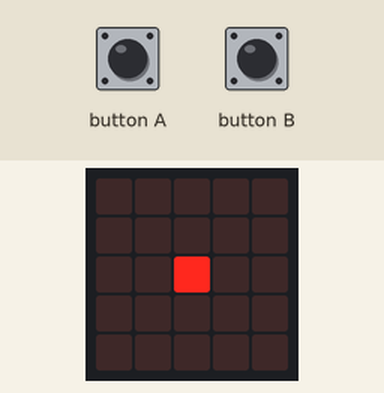
Simulated run of this program. Board: BBC micro:bit (MakeCode). Parts: the board's 5×5 LED display. The test bench sets the inputs (shaded band).

Above: at 1.2 s.
1.3 s: button A pressed for 0.15 s
At 2.6 s:
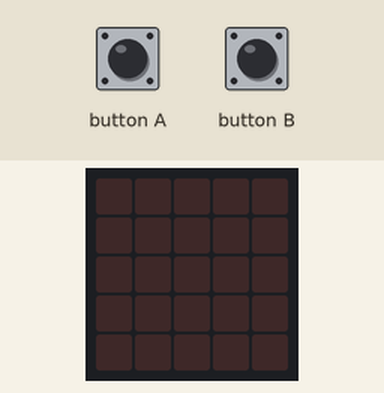
2.9 s: button B pressed for 0.15 s
At 4.0 s:
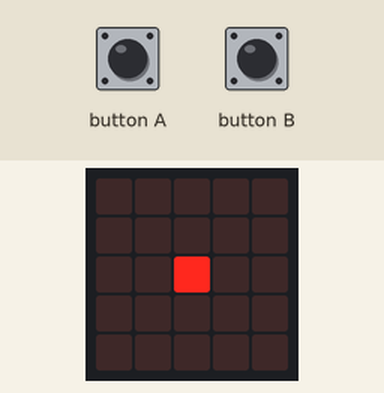
Timing chart, 0 to 5.9 s (numbered marks = the images above; inputs shaded):
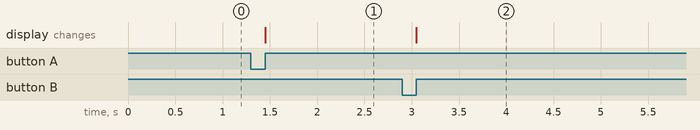

The program:

main.ts
```typescript
input.onButtonPressed(Button.A, function () {
    led.unplot(posX, posY)
    if (posX < 0) {
        posX = 4
        posX += -1
    }
    if (posY < 0) {
        posY = 4
    }
})
input.onButtonPressed(Button.B, function () {
    led.unplot(posX, posY)
    if (posX < 0) {
        posX = 0
        posY += 1
    } else if (posY > 4) {
        posY = 0
    }
    led.plot(posX, posY)
})
let posY = 0
let posX = 0
posX = 2
posY = 2
led.plot(posX, posY)
basic.forever(function () {

})
```

test.ts
```typescript
// les tests vont ici ; cela ne sera pas compilé si ce paquet est utilisé en tant qu'extension.
```

Measured:
- after the input at 1.3 s, the display: changes after 0.15 s (image 1)
- after the input at 2.9 s, the display: changes after 0.15 s (image 2)
